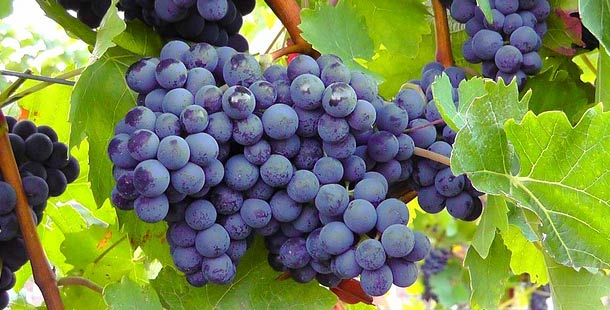
#> input picture imagenes/imagen_uvas.jpg, 610 x 310 px
$ python tp_integrador.py
#> lines starting #> are read from the running program, lines starting #| are printed output that depends on the picture; after the words box and inside, x2 and y2 are one past the last pixel; in counts of white or black regions, pixels touching at a corner belong together
"""
TP 4 - Procesamiento de Imágenes I
Integrantes: Mateo Hernandez, Felipe Lucero

Imagen: imagenes/imagen_uvas.jpg (racimo de uvas)

Contenido del pipeline:
  - Histograma y rango dinámico (absoluto y efectivo P2–P98)
  - Estadísticos por canal: media, desvío, moda, entropía
  - Decisión de expansión de histograma según entropía
  - Preprocesamiento y filtros espaciales según análisis del histograma
  - Segmentación por rangos en HSV + morfología + componente conexa mayor
  - Falso color sobre el objeto segmentado
"""

from __future__ import annotations

from pathlib import Path

import matplotlib.pyplot as plt
import numpy as np
from PIL import Image
from scipy import stats
from scipy.ndimage import (
    binary_closing,
    binary_fill_holes,
    binary_opening,
    gaussian_filter,
    label,
    median_filter,
)

# -----------------------------------------------------------------------------
# Rutas y constantes
# -----------------------------------------------------------------------------

SCRIPT_DIR = Path(__file__).resolve().parent
IMAGES_DIR = SCRIPT_DIR / "imagenes"
OUTPUT_DIR = SCRIPT_DIR / "resultados"
IMAGE_PATH = IMAGES_DIR / "imagen_uvas.jpg"

CHANNEL_NAMES = ["Rojo (R)", "Verde (G)", "Azul (B)"]
CHANNEL_COLORS = ["red", "green", "blue"]

# Entropía máxima teórica 8 bits: log2(256) = 8.0
MAX_ENTROPY_8BIT = 8.0
ENTROPY_THRESHOLD = 7.0

# Segmentación HSV (PIL: H,S,V en 0–255). Rangos amplios para uvas + sombras internas
# (entre bayas V cae fuerte; S también baja en zonas muy oscuras).
H_MIN, H_MAX = 145, 225
S_MIN = 14
V_MIN, V_MAX = 4, 220


# -----------------------------------------------------------------------------
# Carga y utilidades de histograma / estadísticos
# -----------------------------------------------------------------------------


def load_image(path: Path) -> np.ndarray:
    img = Image.open(path).convert("RGB")
    data = np.array(img)
    print(f"Imagen cargada: {path}")
    print(f"  Shape: {data.shape}  (alto x ancho x canales)")
    print(f"  Dtype: {data.dtype}")
    return data


def compute_histogram(channel: np.ndarray) -> np.ndarray:
    hist, _ = np.histogram(channel.ravel(), bins=256, range=(0, 256))
    return hist


def effective_range(channel: np.ndarray, percentile_low: float = 2, percentile_high: float = 98):
    flat = channel.ravel()
    p_low = int(np.percentile(flat, percentile_low))
    p_high = int(np.percentile(flat, percentile_high))
    return p_low, p_high


def channel_stats(channel: np.ndarray) -> dict:
    flat = channel.ravel()

    mean = float(np.mean(flat))
    std = float(np.std(flat))
    mode_result = stats.mode(flat, keepdims=True)
    mode_val = int(mode_result.mode[0])

    hist = compute_histogram(channel)
    total = hist.sum()
    if total == 0:
        entropy = 0.0
    else:
        prob = hist.astype(np.float64) / total
        prob_nonzero = prob[prob > 0]
        entropy = float(-np.sum(prob_nonzero * np.log2(prob_nonzero)))

    vmin, vmax = int(flat.min()), int(flat.max())
    dynamic_range = vmax - vmin

    eff_min, eff_max = effective_range(channel)
    eff_range = eff_max - eff_min

    return {
        "min": vmin,
        "max": vmax,
        "rango_dinamico": dynamic_range,
        "eff_min": eff_min,
        "eff_max": eff_max,
        "rango_efectivo": eff_range,
        "media": mean,
        "desvio": std,
        "moda": mode_val,
        "entropia": entropy,
    }


# [6 lines left out: function histogram_expansion, not called in this run]


def rgb_to_gray(rgb: np.ndarray) -> np.ndarray:
    r = rgb[:, :, 0].astype(np.float64)
    g = rgb[:, :, 1].astype(np.float64)
    b = rgb[:, :, 2].astype(np.float64)
    y = 0.299 * r + 0.587 * g + 0.114 * b
    return np.clip(y, 0, 255).astype(np.uint8)


def otsu_threshold(gray: np.ndarray) -> int:
    """Umbral de Otsu (0–255) para uint8."""
    hist, _ = np.histogram(gray.ravel(), bins=256, range=(0, 256))
    hist = hist.astype(np.float64)
    total = gray.size
    if total == 0:
        return 0
    prob = hist / total
    omega = np.cumsum(prob)
    mu = np.cumsum(prob * np.arange(256))
    mu_t = mu[-1]
    denom = omega * (1.0 - omega)
    denom[denom == 0] = np.nan
    sigma_b_sq = (mu_t * omega - mu) ** 2 / denom
    return int(np.nanargmax(sigma_b_sq))


def largest_connected_component(mask: np.ndarray) -> np.ndarray:
    """Devuelve máscara booleana con solo la componente conexa de mayor área."""
    labeled, num = label(mask.astype(bool))
    if num == 0:
        return np.zeros_like(mask, dtype=bool)
    counts = np.bincount(labeled.ravel())
    # índice 0 = fondo
    largest_label = int(np.argmax(counts[1:]) + 1)
    return labeled == largest_label


def median_denoise_rgb(image: np.ndarray, size: int = 3) -> np.ndarray:
    out = np.empty_like(image)
    for c in range(3):
        out[:, :, c] = median_filter(image[:, :, c], size=size)
    return out


def unsharp_mask_rgb(image: np.ndarray, sigma: float = 1.2, amount: float = 0.35) -> np.ndarray:
    """Realce suave: I_out = I + amount * (I - Gauss(I))."""
    base = image.astype(np.float64)
    blurred = np.stack([gaussian_filter(base[:, :, c], sigma=sigma) for c in range(3)], axis=2)
    sharp = base + amount * (base - blurred)
    return np.clip(sharp, 0, 255).astype(np.uint8)


def rgb_to_hsv(image_rgb: np.ndarray) -> np.ndarray:
    img_pil = Image.fromarray(image_rgb, "RGB")
    img_hsv = img_pil.convert("HSV")
    return np.array(img_hsv)


def build_grape_mask_hsv(hsv: np.ndarray) -> np.ndarray:
    """
    Umbralización por intervalos en HSV + morfología + mayor componente conexa.
    Se prioriza un racimo compacto: cierre para unir la superficie, luego la mayor
    componente, relleno de agujeros internos (sombras entre uvas) y cierre final.
    """
    h_channel = hsv[:, :, 0]
    s_channel = hsv[:, :, 1]
    v_channel = hsv[:, :, 2]
    mask_h = (h_channel >= H_MIN) & (h_channel <= H_MAX)
    mask_s = s_channel >= S_MIN
    mask_v = (v_channel >= V_MIN) & (v_channel <= V_MAX)
    mask = mask_h & mask_s & mask_v

    struct3 = np.ones((3, 3), dtype=bool)
    struct5 = np.ones((5, 5), dtype=bool)

    # Cierre primero: une fragmentos del racimo antes de abrir (el opening fuerte
    # borraba puentes finos entre bayas y dejaba agujeros tipo "queso gruyere").
    mask = binary_closing(mask, structure=struct3, iterations=5)
    mask = binary_closing(mask, structure=struct5, iterations=1)
    mask = binary_opening(mask, structure=struct3, iterations=1)

    mask = largest_connected_component(mask)

    # Rellena huecos totalmente rodeados por el racimo (sombras internas).
    mask = binary_fill_holes(mask)

    mask = binary_closing(mask, structure=struct3, iterations=2)
    return mask


def false_color_object(rgb: np.ndarray, mask: np.ndarray, intensity: np.ndarray, cmap_name: str = "inferno"):
    """
    Fondo atenuado en escala de grises; objeto con falso color según intensidad local.
    `intensity` suele ser luminancia 0–255 (uint8).
    """
    cmap = plt.colormaps[cmap_name]
    gray = rgb_to_gray(rgb).astype(np.float64) / 255.0
    out = np.zeros_like(rgb, dtype=np.float64)
    for c in range(3):
        out[:, :, c] = gray * 255.0 * 0.45
    t = (intensity.astype(np.float64) / 255.0).clip(0, 1)
    rgba = cmap(t)
    for c in range(3):
        ch = out[:, :, c]
        ch[mask] = rgba[:, :, c][mask] * 255.0
        out[:, :, c] = ch
    return np.clip(out, 0, 255).astype(np.uint8)


def print_stats_table(all_stats: list[dict]):
    header = (
        f"{'Canal':<12} {'Min':>4} {'Max':>4} {'Rango':>6} "
        f"{'EffMin':>7} {'EffMax':>7} {'RgEfec':>7} "
        f"{'Media':>8} {'Desvío':>8} {'Moda':>5} {'Entropía':>9}"
    )
    sep = "-" * len(header)
    print(sep)
    print(header)
    print(sep)
    for name, s in zip(CHANNEL_NAMES, all_stats):
        print(
            f"{name:<12} {s['min']:>4} {s['max']:>4} {s['rango_dinamico']:>6} "
            f"{s['eff_min']:>7} {s['eff_max']:>7} {s['rango_efectivo']:>7} "
            f"{s['media']:>8.2f} {s['desvio']:>8.2f} {s['moda']:>5} {s['entropia']:>9.4f}"
        )
    print(sep)


def plot_histograms(image: np.ndarray, title: str, filename: str, show_effective: bool = True):
    fig, axes = plt.subplots(1, 3, figsize=(15, 4))
    fig.suptitle(title, fontsize=14, fontweight="bold")

    for i, (ax, name, color) in enumerate(zip(axes, CHANNEL_NAMES, CHANNEL_COLORS)):
        channel = image[:, :, i]
        hist = compute_histogram(channel)
        ax.bar(range(256), hist, color=color, alpha=0.7, width=1.0)

        if show_effective:
            eff_min, eff_max = effective_range(channel)
            ax.axvline(eff_min, color="black", linestyle="--", linewidth=1.2, label=f"P2={eff_min}")
            ax.axvline(eff_max, color="black", linestyle="--", linewidth=1.2, label=f"P98={eff_max}")
            ax.legend(fontsize=8)

        ax.set_title(name)
        ax.set_xlabel("Nivel")
        ax.set_ylabel("Frecuencia")
        ax.set_xlim([0, 255])

    plt.tight_layout()
    plt.savefig(OUTPUT_DIR / filename, dpi=150, bbox_inches="tight")
    plt.close()
    print(f"  Histograma guardado en: resultados/{filename}")


# [34 lines left out: function plot_comparison, not called in this run]


def plot_hsv_overview(hsv: np.ndarray):
    hsv_names = ["Tono (H)", "Saturación (S)", "Valor (V)"]
    cmaps = ["hsv", "gray", "gray"]

    fig, axes = plt.subplots(1, 3, figsize=(15, 4))
    fig.suptitle("Canales HSV", fontsize=14, fontweight="bold")

    for ax, name, cmap, i in zip(axes, hsv_names, cmaps, range(3)):
        ax.imshow(hsv[:, :, i], cmap=cmap)
        ax.set_title(name)
        ax.axis("off")

    plt.tight_layout()
    plt.savefig(OUTPUT_DIR / "canales_hsv.png", dpi=150, bbox_inches="tight")
    plt.close()
    print("  Canales HSV guardados en: resultados/canales_hsv.png")

    fig, axes = plt.subplots(1, 3, figsize=(15, 4))
    fig.suptitle("Histogramas HSV", fontsize=14, fontweight="bold")
    colors = ["purple", "orange", "gray"]
    for ax, name, color, i in zip(axes, hsv_names, colors, range(3)):
        hist = compute_histogram(hsv[:, :, i])
        ax.bar(range(256), hist, color=color, alpha=0.7, width=1.0)
        ax.set_title(name)
        ax.set_xlabel("Valor")
        ax.set_ylabel("Frecuencia")
        ax.set_xlim([0, 255])

    plt.tight_layout()
    plt.savefig(OUTPUT_DIR / "histograma_hsv.png", dpi=150, bbox_inches="tight")
    plt.close()
    print("  Histogramas HSV guardados en: resultados/histograma_hsv.png")


def plot_segmentation_summary(
    image_rgb: np.ndarray,
    mask: np.ndarray,
    grapes_only: np.ndarray,
    highlighted: np.ndarray,
    false_color: np.ndarray,
    otsu_t: int,
    filename: str = "segmentacion_resumen.png",
):
    fig, axes = plt.subplots(2, 3, figsize=(16, 10))
    fig.suptitle("Segmentación, objeto dominante y falso color", fontsize=14, fontweight="bold")

    axes[0, 0].imshow(image_rgb)
    axes[0, 0].set_title("Imagen de trabajo (RGB)")
    axes[0, 0].axis("off")

    axes[0, 1].imshow(mask, cmap="gray")
    axes[0, 1].set_title("Máscara binaria (mayor componente)")
    axes[0, 1].axis("off")

    axes[0, 2].imshow(grapes_only)
    axes[0, 2].set_title("Objeto sobre fondo negro")
    axes[0, 2].axis("off")

    axes[1, 0].imshow(highlighted)
    axes[1, 0].set_title("Resaltado sobre original (fondo x0.35)")
    axes[1, 0].axis("off")

    axes[1, 1].imshow(false_color)
    axes[1, 1].set_title("Falso color (inferno) en el objeto")
    axes[1, 1].axis("off")

    axes[1, 2].axis("off")
    axes[1, 2].text(
        0.05,
        0.55,
        f"Referencia Otsu (luminancia):\nT = {otsu_t}\n\n"
        "Mascara: HSV + cierre\n"
        "morfologico + mayor\n"
        "componente + relleno\n"
        "de huecos internos.",
        fontsize=12,
        verticalalignment="center",
        fontfamily="monospace",
        transform=axes[1, 2].transAxes,
    )

    plt.tight_layout()
    plt.savefig(OUTPUT_DIR / filename, dpi=150, bbox_inches="tight")
    plt.close()
    print(f"  Resumen de segmentacion guardado en: resultados/{filename}")


def plot_filtering_step(original: np.ndarray, denoised: np.ndarray, sharpened: np.ndarray):
    fig, axes = plt.subplots(1, 3, figsize=(15, 4))
    fig.suptitle("Preprocesamiento y filtrado", fontsize=14, fontweight="bold")
    for ax, im, title in zip(
        axes,
        [original, denoised, sharpened],
        ["Tras expansion (o original)", "Mediana 3x3", "Unsharp mask"],
    ):
        ax.imshow(im)
        ax.set_title(title)
        ax.axis("off")
    plt.tight_layout()
    plt.savefig(OUTPUT_DIR / "pipeline_filtros.png", dpi=150, bbox_inches="tight")
    plt.close()
    print("  Figura de filtros guardada en: resultados/pipeline_filtros.png")


def main():
    IMAGES_DIR.mkdir(parents=True, exist_ok=True)
    OUTPUT_DIR.mkdir(parents=True, exist_ok=True)

    if not IMAGE_PATH.is_file():
        raise FileNotFoundError(f"No se encuentra la imagen: {IMAGE_PATH}")

    print("=" * 60)
    print("PUNTO 1: Carga de imagen RGB")
    print("=" * 60)
    image = load_image(IMAGE_PATH)
#> in load_image, img is the input picture: PIL image 610x310 RGB; mean R, G, B 115.7, 130.4, 83.2
#|   Shape: (310, 610, 3)  (alto x ancho x canales)
#|   Dtype: uint8

    print("\n" + "=" * 60)
    print("PUNTO 2 y 3: Histograma y rango dinámico")
    print("=" * 60)

    all_stats = []
    for i, name in enumerate(CHANNEL_NAMES):
        s = channel_stats(image[:, :, i])
        all_stats.append(s)
        print(f"  {name}: min={s['min']}, max={s['max']} -> rango absoluto = {s['rango_dinamico']}")
        print(f"          rango efectivo (P2-P98): [{s['eff_min']}, {s['eff_max']}] -> {s['rango_efectivo']}")
#> this loop made 3 passes
#> (mean in channel_stats, std in channel_stats, mode_result in channel_stats, entropy in channel_stats, eff_min in channel_stats, eff_max in channel_stats) on passes 1 to 3: (115.7, 55.42, ([123], [1669]), 7.72, 19, 250), (130.4, 67.25, ([255], [3280]), 7.9, 16, 254), (83.18, 65.16, ([0], [10566]), 7.56, 0, 233)
#> (printed output is left out)
#> after the loop, all_stats = 3 items

    plot_histograms(image, "Histogramas - imagen original", "histograma_original.png")
#> the loop in plot_histograms, `for i, (ax, name, color) in enumerate(zip(axes, CHANNEL_NAMES, CHANNEL..` made 3 passes
#> (p_low in effective_range, p_high in effective_range, eff_min, eff_max) on passes 1 to 3: (19, 250, 19, 250), (16, 254, 16, 254), (0, 233, 0, 233)
#> in plot_histograms, `plt.savefig(OUTPUT_DIR / filename, dpi=150, bbox_inches="tight")`:
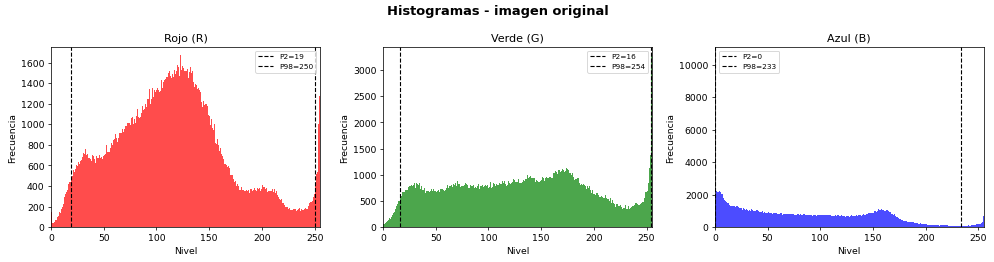
#> figure drawn by matplotlib, 3 panels; panel 1: tallest bar 1669 high, from x = 122.5 to 123.5; panel 2: tallest bar 3280 high, from x = 254.5 to 255.5; panel 3: tallest bar 10566 high, from x = -0.5 to 0.5

    print("\n" + "=" * 60)
    print("PUNTO 4: Estadísticos por canal")
    print("=" * 60)
    print_stats_table(all_stats)
#> the loop in print_stats_table, `for name, s in zip(CHANNEL_NAMES, all_stats):` made 3 passes
#> name on passes 1 to 3: 'Rojo (R)', 'Verde (G)', 'Azul (B)'
#> (printed output is left out)

    print("\n" + "=" * 60)
    print("PUNTO 5: Entropía y expansión de histograma")
    print("=" * 60)

    needs_expansion = any(s["entropia"] < ENTROPY_THRESHOLD for s in all_stats)
#> needs_expansion = False

    for name, s in zip(CHANNEL_NAMES, all_stats):
        ratio = s["entropia"] / MAX_ENTROPY_8BIT * 100
        low = s["entropia"] < ENTROPY_THRESHOLD
        status = "por debajo del umbral" if low else "alta / reparto más uniforme"
        print(f"  {name}: H = {s['entropia']:.4f} ({ratio:.1f}% del maximo {MAX_ENTROPY_8BIT}) - {status}")
#> this loop made 3 passes
#> (name, ratio) on passes 1 to 3: ('Rojo (R)', 96.44), ('Verde (G)', 98.79), ('Azul (B)', 94.52)
#> (printed output is left out)

    if needs_expansion:
        print("\n  Decision: al menos un canal con entropia claramente por debajo del maximo teorico.")
        print("  Se aplica expansion lineal por percentiles (P2-P98) canal a canal.")
        expanded = np.stack([histogram_expansion(image[:, :, i]) for i in range(3)], axis=2)
    else:
        print("\n  Decision: la entropia ya es alta en todos los canales; la expansion no es imprescindible.")
        print("  Se mantiene la imagen original para no amplificar ruido sin beneficio claro.")
        expanded = image.copy()

    print("\n  Estadisticos de la imagen de trabajo (post decision de expansion):")
    work_stats = [channel_stats(expanded[:, :, i]) for i in range(3)]
#> work_stats = 3 items
    print_stats_table(work_stats)
#> the loop in print_stats_table (call 2), `for name, s in zip(CHANNEL_NAMES, all_stats):` made 3 passes
#> (printed output is left out)

    plot_histograms(expanded, "Histogramas - imagen de trabajo", "histograma_trabajo.png")
#> the loop in plot_histograms (call 2), `for i, (ax, name, color) in enumerate(zip(axes, CHANNEL_NAMES, CHANNEL..` made 3 passes
    if needs_expansion:
        plot_comparison(image, expanded)

    Image.fromarray(expanded).save(OUTPUT_DIR / "imagen_uvas_trabajo.jpg", quality=95)
    print("\n  Imagen de trabajo guardada en: resultados/imagen_uvas_trabajo.jpg")

    print("\n" + "=" * 60)
    print("Preprocesamiento y filtros (según histograma / rango)")
    print("=" * 60)

    eff_ranges = [channel_stats(expanded[:, :, i])["rango_efectivo"] for i in range(3)]
#> eff_ranges = [231, 238, 233]
    mean_eff = float(np.mean(eff_ranges))
#> mean_eff = 234
    print(f"  Rango efectivo medio (P2-P98) en RGB: {mean_eff:.1f} niveles")
#|   Rango efectivo medio (P2-P98) en RGB: 234.0 niveles

    denoised = median_denoise_rgb(expanded, size=3)
    sharpened = unsharp_mask_rgb(denoised, sigma=1.2, amount=0.35)
    print("  Mediana 3x3: reduce ruido tipo sal-pimienta en sombras entre bayas.")
    print("  Unsharp mask: recupera bordes suavizados sin exagerar (amount moderado).")
    plot_filtering_step(expanded, denoised, sharpened)
#> the loop in plot_filtering_step, `for ax, im, title in zip( axes, [original, denoised, sharpened], ["Tra..` made 3 passes
#> title on passes 1 to 3: 'Tras expansion (o original)', 'Mediana 3x3', 'Unsharp mask'

    print("\n" + "=" * 60)
    print("HSV, segmentación y objeto de mayor presencia")
    print("=" * 60)

    hsv = rgb_to_hsv(sharpened)
    print(f"  Forma HSV: {hsv.shape}")
#|   Forma HSV: (310, 610, 3)
    plot_hsv_overview(hsv)

    mask = build_grape_mask_hsv(hsv)
#> in build_grape_mask_hsv, `mask_h = (h_channel >= H_MIN) & (h_channel <= H_MAX)`:
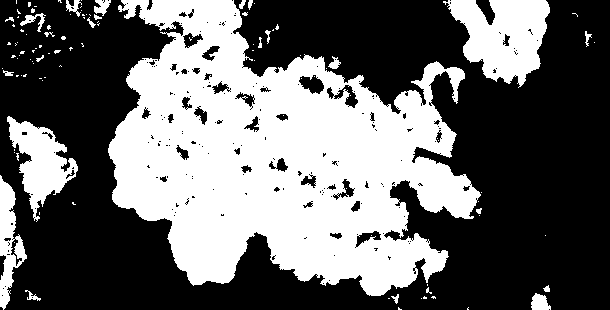
#> mask_h: shape (310, 610) bool; 40.8% white; 109 white regions (85 under 20 px), largest, box (x1, y1, x2, y2) and area: (108, 0, 481, 296) 64676, (443, 0, 550, 88) 5733, (7, 116, 78, 222) 3257
#> in largest_connected_component, `labeled, num = label(mask.astype(bool))`:
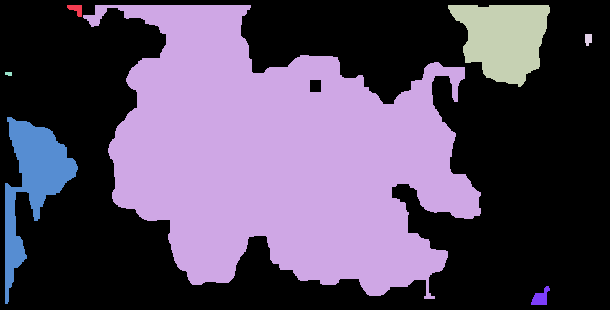
#> labeled: shape (310, 610) int32; 8 distinct labels, from 0 to 7; one colour per label, 0 black
#> in largest_connected_component, `labeled, num = label(mask.astype(bool))`: num = 7
#> in largest_connected_component, `counts = np.bincount(labeled.ravel())`: counts = [107982, 109, 69889, 5692, 72, 25, 5128, 203]
#> in largest_connected_component, `largest_label = int(np.argmax(counts[1:]) + 1)`: largest_label = 2

    gray_work = rgb_to_gray(sharpened)
#> in rgb_to_gray, `y = 0.299 * r + 0.587 * g + 0.114 * b`:
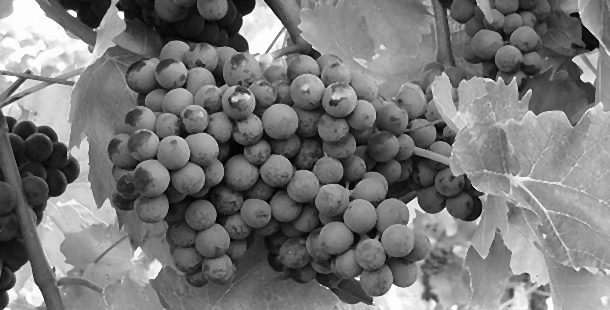
#> y: shape (310, 610) float64; min 0, max 255, mean 120
    t_otsu = otsu_threshold(gray_work)
#> in otsu_threshold, `hist, _ = np.histogram(gray.ravel(), bins=256, range=(0, 256))`: hist = 256 values, max 1508 at index 142, min 12 at index 0, mean 738.7
#> in otsu_threshold, `prob = hist / total`: prob = 256 values, max 0.00797 at index 142, min 6.35e-05 at index 0, mean 0.00391
#> in otsu_threshold, `omega = np.cumsum(prob)`: omega = 256 values from 6.35e-05 to 1
#> in otsu_threshold, `mu = np.cumsum(prob * np.arange(256))`: mu = 256 values from 0 to 119.5
#> in otsu_threshold, `mu_t = mu[-1]`: mu_t = 119.5
#> in otsu_threshold, `denom = omega * (1.0 - omega)`: denom = 256 values, max 0.25 at index 120, min 5.55e-16 at index 255, mean 0.126
#> in otsu_threshold, `sigma_b_sq = (mu_t * omega - mu) ** 2 / denom`: sigma_b_sq = 256 values, max 2123 at index 117, min 9.09e-12 at index 255, mean 1247.2
#> t_otsu = 117
    print(f"  Umbral Otsu (luminancia, referencia): T = {t_otsu}")
#|   Umbral Otsu (luminancia, referencia): T = 117

    pixels_total = mask.size
    pixels_obj = int(np.sum(mask))
#> pixels_obj = 70021
    print(f"\n  Umbrales HSV: H en [{H_MIN},{H_MAX}], S>={S_MIN}, V en [{V_MIN},{V_MAX}]")
    print(f"  Tras morfologia y mayor componente conexa: {pixels_obj:,} pixeles ({pixels_obj / pixels_total * 100:.1f}%)")
#|   Tras morfologia y mayor componente conexa: 70,021 pixeles (37.0%)

    grapes_only = sharpened.copy()
    grapes_only[~mask] = 0

    highlighted = sharpened.copy()
    dim = 0.35
    highlighted_f = highlighted.astype(np.float64)
    highlighted_f[~mask] *= dim
    highlighted = np.clip(highlighted_f, 0, 255).astype(np.uint8)

    false_rgb = false_color_object(sharpened, mask, gray_work, cmap_name="inferno")
#> in false_color_object, `rgba = cmap(t)`:
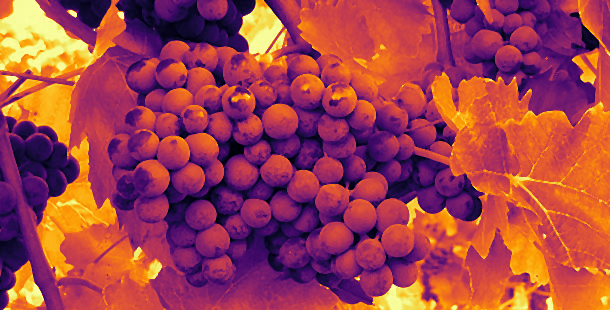
#> rgba: shape (310, 610, 4) float64; mean of channels 0, 1, 2, 3 0.635, 0.255, 0.302, 1; drawn as R, G, B
#> after the loop in false_color_object, `for c in range(3):`:
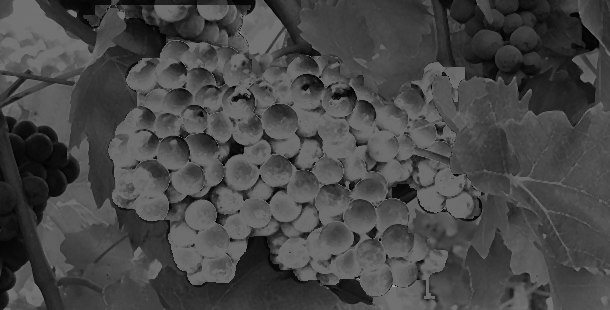
#> ch: shape (310, 610) float64; min 0, max 164.5, mean 71
#> after the loop in false_color_object, `for c in range(3):`:
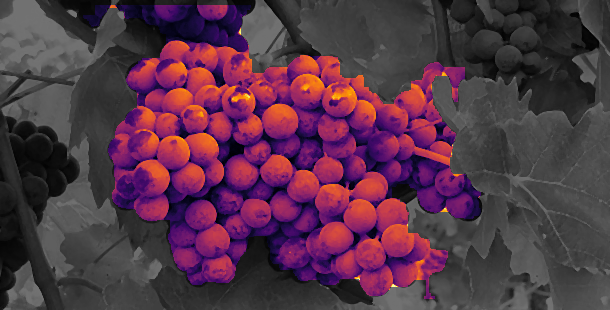
#> out: shape (310, 610, 3) float64; mean of channels 0, 1, 2 85.3, 52.4, 71; drawn as R, G, B

    plot_segmentation_summary(sharpened, mask, grapes_only, highlighted, false_rgb, t_otsu)

    Image.fromarray(grapes_only).save(OUTPUT_DIR / "objeto_extraido.jpg", quality=95)
    Image.fromarray(false_rgb).save(OUTPUT_DIR / "objeto_falso_color.jpg", quality=95)
    print("  Guardado: resultados/objeto_extraido.jpg, resultados/objeto_falso_color.jpg")

    print("\n" + "=" * 60)
    print("TP Integrador: ejecucion completada.")
    print("=" * 60)


if __name__ == "__main__":
    main()
